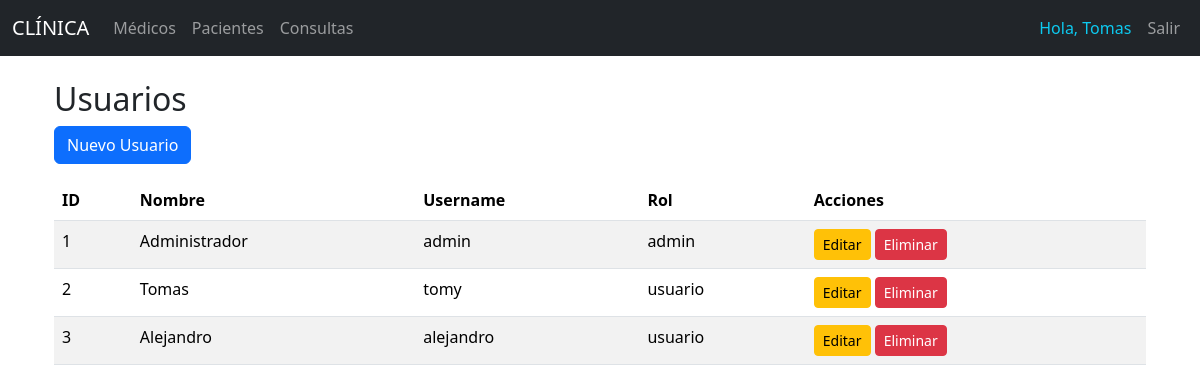
/usuarios/ (signed in), run on an earlier commit of the app's database.
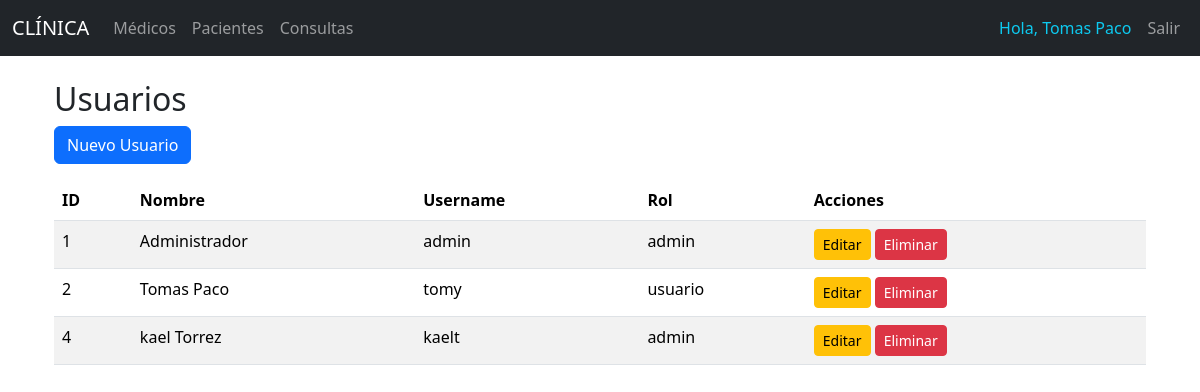
And on a later commit of the database.
### models/usuario_model.py (models this page shows, shortened)
class Usuario(db.Model):
    __tablename__ = "usuarios"
    id = db.Column(db.Integer, primary_key=True)
    nombre = db.Column(db.String(80), nullable=False)
    username = db.Column(db.String(50), unique=True, nullable=False)
    password = db.Column(db.String(200), nullable=False)
    rol = db.Column(db.String(20), nullable=False, default='usuario')  # admin, usuario
    @staticmethod
    def get_all():
        return Usuario.query.all()

### controllers/usuario_controller.py (the view)
@usuario_bp.route("/")
@login_required  # Proteger esta ruta
def index():
    usuarios = Usuario.get_all()
    return usuario_view.list(usuarios)

### run.py (called while the page is built)
@app.context_processor
def inject_active_path():
    def is_active(path):
        return 'active' if request.path == path else ''
    return(dict(is_active = is_active))

### view/usuario_view.py (called while the page is built)
def list(usuarios):
    return render_template('usuarios/index.html', usuarios=usuarios)

### templates/usuarios/index.html (shortened to what this page needs)
{% extends "base.html" %}
{% block content %}
<div class="container">
    <h2>Usuarios</h2>
    <a href="{{ url_for('usuario.create') }}" class="btn btn-primary mb-3">Nuevo Usuario</a>
    <table class="table table-striped">
        <thead>
            <tr>
                <th>ID</th>
                <th>Nombre</th>
                <th>Username</th>
                <th>Rol</th>
                <th>Acciones</th>
            </tr>
        </thead>
        <tbody>
            {% for usuario in usuarios %}
            <tr>
                <td>{{ usuario.id }}</td>
                <td>{{ usuario.nombre }}</td>
                <td>{{ usuario.username }}</td>
                <td>{{ usuario.rol }}</td>
                <td>
                    <a href="{{ url_for('usuario.edit', id=usuario.id) }}" class="btn btn-sm btn-warning">Editar</a>
                    <a href="{{ url_for('usuario.delete', id=usuario.id) }}" class="btn btn-sm btn-danger" onclick="return confirm('Estás seguro de eliminar ?')">Eliminar</a>
                </td>
            </tr>
            {% endfor %}
        </tbody>
    </table>
</div>
{% endblock %}

### templates/base.html (shortened to what this page needs)
<!doctype html>
<html lang="es">
<head>
    <link href="https://cdn.jsdelivr.net/npm/bootstrap@5.3.8/dist/css/bootstrap.min.css" rel="stylesheet"
>
</head>
<body>
    <nav class="navbar navbar-expand-lg navbar-dark bg-dark">
        <div class="container-fluid">
            <a class="navbar-brand" href="{{ url_for('home') }}">CLÍNICA</a>
            <div class="collapse navbar-collapse" id="navbarNav">
                <ul class="navbar-nav me-auto">
                    {% if session.logged_in %}
                        <li class="nav-item">
                            <a class="nav-link {{ is_active('/medicos/')}}" href="/medicos/">Médicos</a>
                        </li>
                        <li class="nav-item">
                            <a class="nav-link {{ is_active('/pacientes/')}}" href="/pacientes/">Pacientes</a>
                        </li>
                        <li class="nav-item">
                            <a class="nav-link {{ is_active('/consultas/')}}" href="/consultas/">Consultas</a>
                        </li>
                    {% endif %}
                </ul>
                <ul class="navbar-nav">
                    {% if session.logged_in %}
                        <li class="nav-item">
                            <span class="nav-link text-info">Hola, {{ session.user_name }}</span>
                        </li>
                        <li class="nav-item">
                            <a class="nav-link" href="{{ url_for('auth.logout') }}">Salir</a>
                        </li>
                    {% endif %}
                </ul>
            </div>
        </div>
    </nav>
    <div class="container mt-4">
        {% block content %}
        {% endblock %}
    </div>
</body>
</html>

What changed in the data, as far as the page shows it:
removed Usuario: id "3", nombre "Alejandro", username "alejandro", rol "usuario"
changed Usuario "tomy": user_name "Tomas" → "Tomas Paco"; nombre "Tomas" → "Tomas Paco"
added Usuario: id "4", nombre "kael Torrez", username "kaelt", rol "admin"
